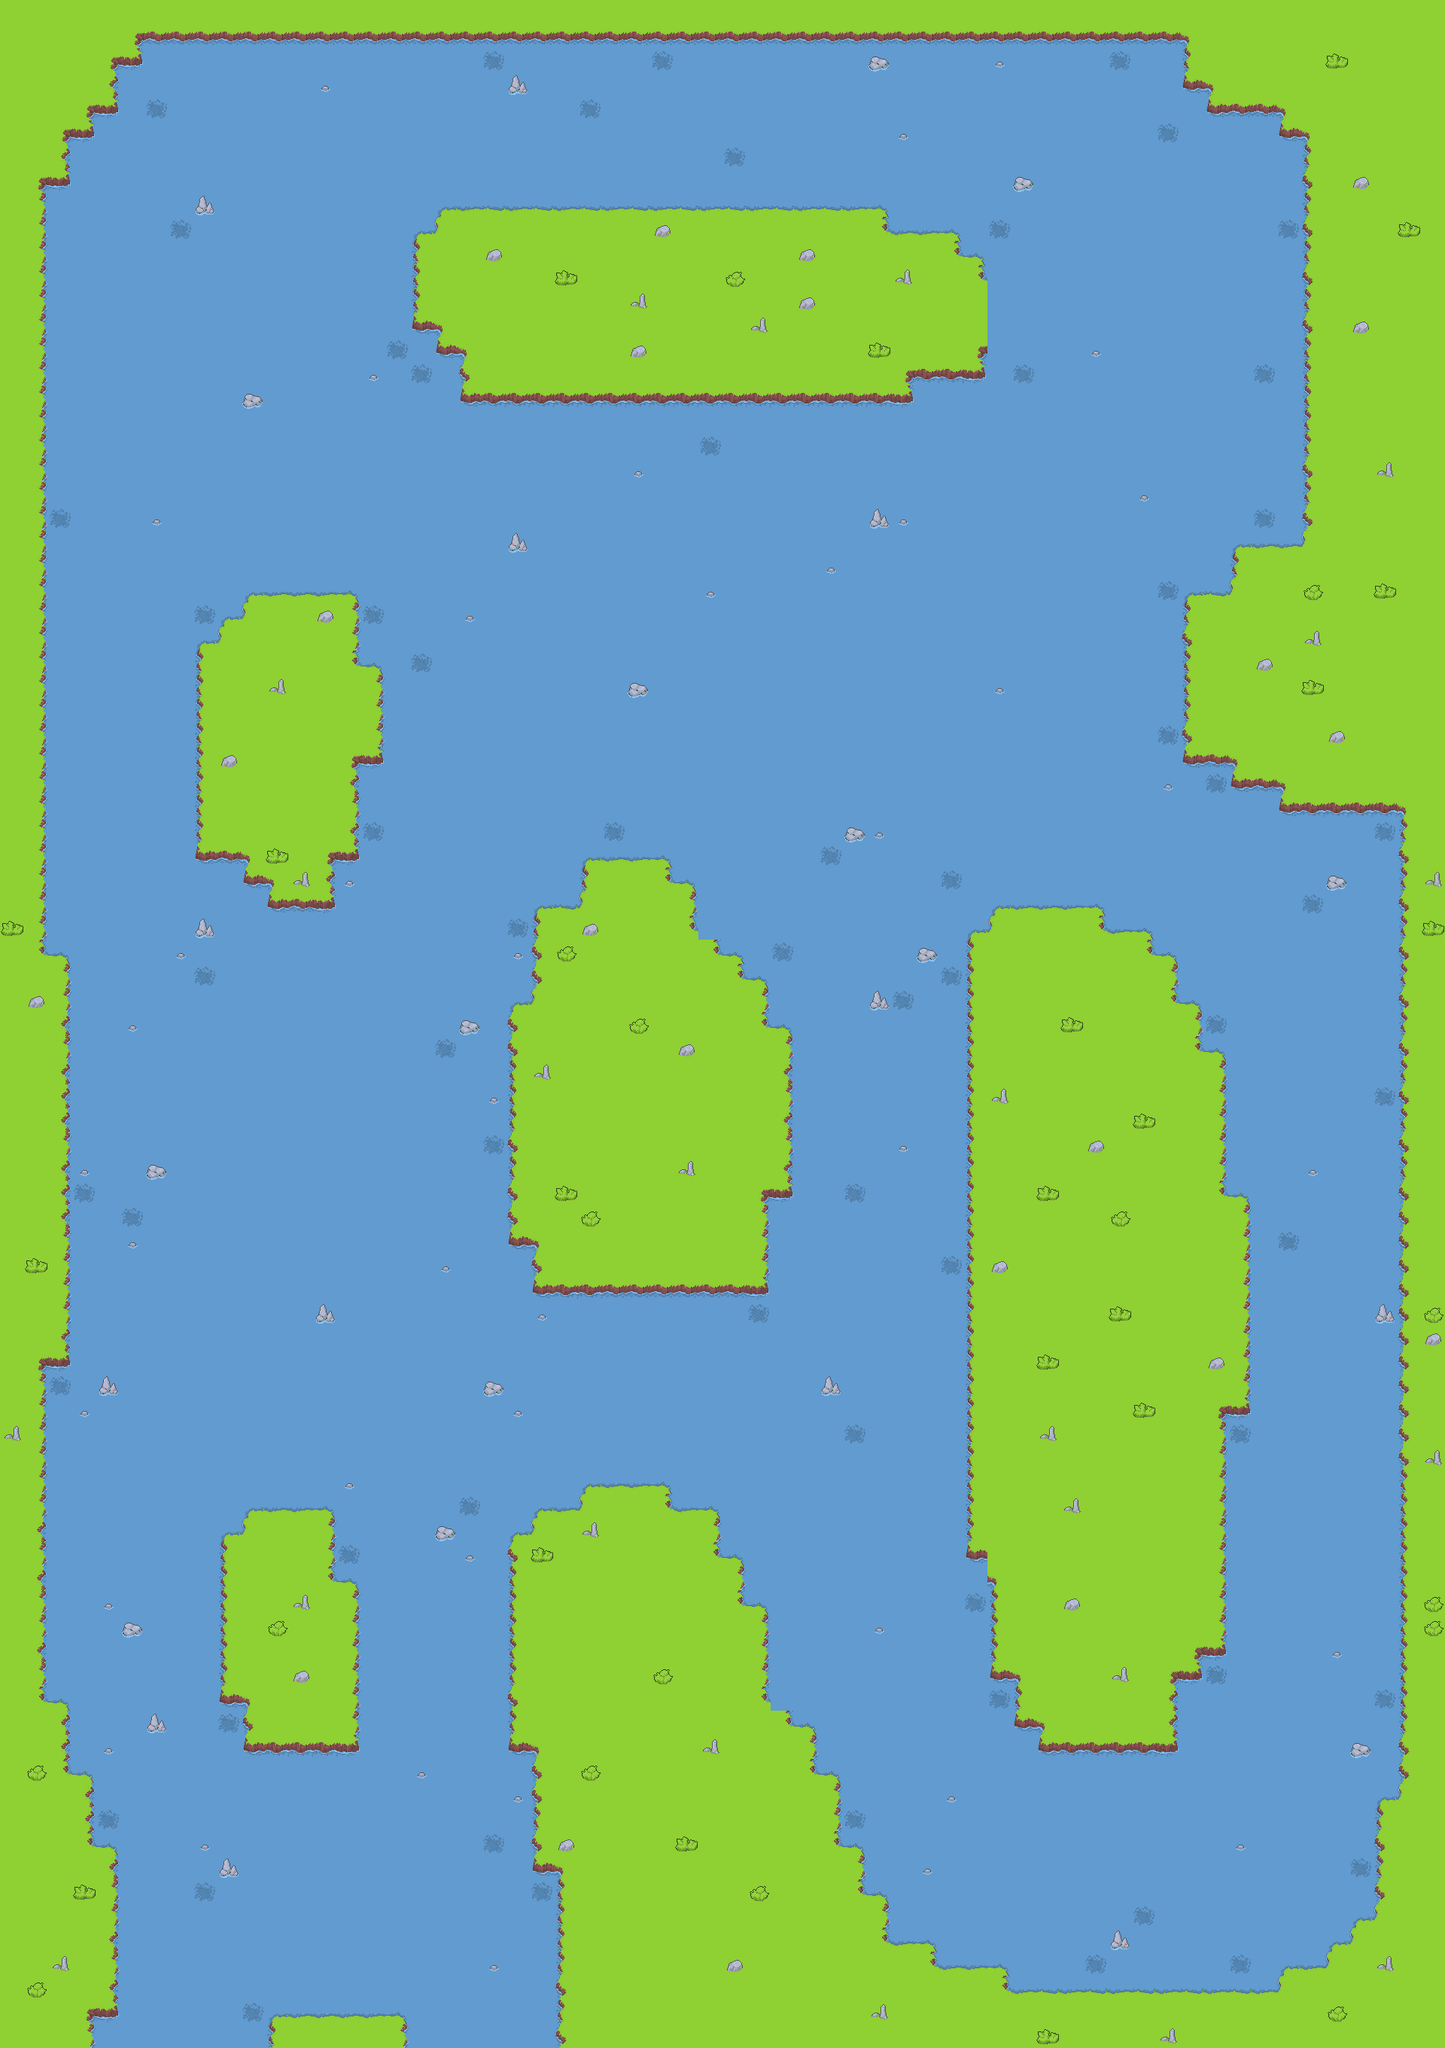

Rendered tile map (Tiled .tmx) drawn with the repository's tilesets; below, a short description and the map source with its tile grids summarised:
An orthogonal 60x85 tile map with 32x32 px tiles, 3 tile layers (Base Layer, Collision Layer, Decoration Layer) and 176 objects (37x river_grass1, 37x river_grass2, 28x green_fish, 20x red_fish, 13x right-down, ...).

<map version="1.10" tiledversion="1.12.1" orientation="orthogonal" renderorder="right-down" width="60" height="85" tilewidth="32" tileheight="32" infinite="0" nextlayerid="9" nextobjectid="222">
 <editorsettings>
  <export target="river_tilemap.json" format="json" />
 </editorsettings>
 <tileset firstgid="1" name="tileset" tilewidth="32" tileheight="32" tilecount="256" columns="16">
  <image source="riverTileset.png" trans="000000" width="512" height="512" />
  <tile id="0">
   <properties>
    <property name="collides" type="bool" value="true" />
   </properties>
   <objectgroup draworder="index" id="2">
    <object id="1" x="7" y="32">
     <polygon points="0,0 4,-8 10,-10 25,-10 25,0" />
    </object>
   </objectgroup>
  </tile>
  <tile id="1">
   <properties>
    <property name="collides" type="bool" value="true" />
   </properties>
   <objectgroup draworder="index" id="2">
    <object id="1" x="0" y="22" width="32" height="10" />
   </objectgroup>
  </tile>
  <tile id="2">
   <properties>
    <property name="collides" type="bool" value="true" />
   </properties>
   <objectgroup draworder="index" id="2">
    <object id="1" x="0" y="22" width="32" height="10" />
   </objectgroup>
  </tile>
  <tile id="3">
   <properties>
    <property name="collides" type="bool" value="true" />
   </properties>
   <objectgroup draworder="index" id="2">
    <object id="1" x="0" y="22">
     <polygon points="0,0 20,0 28,8 28,10 0,10" />
    </object>
   </objectgroup>
  </tile>
  <tile id="4">
   <properties>
    <property name="collides" type="bool" value="true" />
   </properties>
  </tile>
  <tile id="5">
   <properties>
    <property name="collides" type="bool" value="true" />
   </properties>
  </tile>
  <tile id="6">
   <properties>
    <property name="collides" type="bool" value="true" />
   </properties>
  </tile>
  <tile id="7">
   <properties>
    <property name="collides" type="bool" value="true" />
   </properties>
  </tile>
  <tile id="8">
   <properties>
    <property name="collides" type="bool" value="true" />
   </properties>
  </tile>
  <tile id="9">
   <properties>
    <property name="collides" type="bool" value="false" />
   </properties>
  </tile>
  <tile id="16">
   <properties>
    <property name="collides" type="bool" value="true" />
   </properties>
   <objectgroup draworder="index" id="2">
    <object id="3" x="7" y="32">
     <polygon points="0,0 2,-6 -1,-9 4,-21 0,-25 1,-32 25,-32 25,0" />
    </object>
   </objectgroup>
  </tile>
  <tile id="17">
   <properties>
    <property name="collides" type="bool" value="true" />
   </properties>
   <objectgroup draworder="index" id="2">
    <object id="1" x="32" y="22">
     <polygon points="0,0 -10,6 -9,10 -32,10 -32,-22 0,-22" />
    </object>
   </objectgroup>
  </tile>
  <tile id="18">
   <properties>
    <property name="collides" type="bool" value="true" />
   </properties>
   <objectgroup draworder="index" id="2">
    <object id="1" x="0" y="22">
     <polygon points="0,0 10,3 10,10 32,10 32,-22 0,-22" />
    </object>
   </objectgroup>
  </tile>
  <tile id="19">
   <properties>
    <property name="collides" type="bool" value="true" />
   </properties>
   <objectgroup draworder="index" id="2">
    <object id="1" x="28" y="0">
     <polygon points="0,0 0,6 -4,13 0,25 -3,32 -28,32 -28,0" />
    </object>
   </objectgroup>
  </tile>
  <tile id="20">
   <properties>
    <property name="collides" type="bool" value="true" />
   </properties>
  </tile>
  <tile id="21">
   <properties>
    <property name="collides" type="bool" value="true" />
   </properties>
  </tile>
  <tile id="22">
   <properties>
    <property name="collides" type="bool" value="true" />
   </properties>
  </tile>
  <tile id="23">
   <properties>
    <property name="collides" type="bool" value="true" />
   </properties>
  </tile>
  <tile id="24">
   <properties>
    <property name="collides" type="bool" value="true" />
   </properties>
  </tile>
  <tile id="25">
   <properties>
    <property name="collides" type="bool" value="false" />
   </properties>
  </tile>
  <tile id="32">
   <properties>
    <property name="collides" type="bool" value="true" />
   </properties>
   <objectgroup draworder="index" id="2">
    <object id="2" x="6" y="32">
     <polygon points="0,0 6,-7 -2,-15 1,-32 26,-32 26,0" />
    </object>
   </objectgroup>
  </tile>
  <tile id="33">
   <properties>
    <property name="collides" type="bool" value="true" />
   </properties>
   <objectgroup draworder="index" id="2">
    <object id="1" x="32" y="22">
     <polygon points="0,0 -6,0 -6,-22 -32,-22 -32,10 0,10" />
    </object>
   </objectgroup>
  </tile>
  <tile id="34">
   <properties>
    <property name="collides" type="bool" value="true" />
   </properties>
   <objectgroup draworder="index" id="2">
    <object id="1" x="5" y="0">
     <polygon points="0,0 -1,22 -5,22 -5,32 27,32 27,0" />
    </object>
   </objectgroup>
  </tile>
  <tile id="35">
   <properties>
    <property name="collides" type="bool" value="true" />
   </properties>
   <objectgroup draworder="index" id="2">
    <object id="1" x="24" y="0">
     <polygon points="0,0 4,11 -2,21 4,32 -24,32 -24,0" />
    </object>
   </objectgroup>
  </tile>
  <tile id="36">
   <properties>
    <property name="collides" type="bool" value="true" />
   </properties>
  </tile>
  <tile id="37">
   <properties>
    <property name="collides" type="bool" value="true" />
   </properties>
  </tile>
  <tile id="38">
   <properties>
    <property name="collides" type="bool" value="true" />
   </properties>
  </tile>
  <tile id="39">
   <properties>
    <property name="collides" type="bool" value="false" />
   </properties>
  </tile>
  <tile id="40">
   <properties>
    <property name="collides" type="bool" value="false" />
   </properties>
  </tile>
  <tile id="41">
   <properties>
    <property name="collides" type="bool" value="false" />
   </properties>
  </tile>
  <tile id="48">
   <properties>
    <property name="collides" type="bool" value="true" />
   </properties>
   <objectgroup draworder="index" id="2">
    <object id="1" x="6" y="0" width="26" height="22" />
   </objectgroup>
  </tile>
  <tile id="49">
   <properties>
    <property name="collides" type="bool" value="true" />
   </properties>
   <objectgroup draworder="index" id="2">
    <object id="1" x="0" y="0" width="33" height="22" />
   </objectgroup>
  </tile>
  <tile id="50">
   <properties>
    <property name="collides" type="bool" value="true" />
   </properties>
   <objectgroup draworder="index" id="2">
    <object id="1" x="0" y="0" width="33" height="22" />
   </objectgroup>
  </tile>
  <tile id="51">
   <properties>
    <property name="collides" type="bool" value="true" />
   </properties>
   <objectgroup draworder="index" id="2">
    <object id="1" x="0" y="0" width="27" height="22" />
   </objectgroup>
  </tile>
  <tile id="52">
   <properties>
    <property name="collides" type="bool" value="false" />
   </properties>
  </tile>
  <tile id="53">
   <properties>
    <property name="collides" type="bool" value="false" />
   </properties>
  </tile>
  <tile id="54">
   <properties>
    <property name="collides" type="bool" value="false" />
   </properties>
  </tile>
  <tile id="55">
   <properties>
    <property name="collides" type="bool" value="false" />
   </properties>
  </tile>
  <tile id="56">
   <properties>
    <property name="collides" type="bool" value="false" />
   </properties>
  </tile>
  <tile id="57">
   <properties>
    <property name="collides" type="bool" value="false" />
   </properties>
  </tile>
  <tile id="64">
   <properties>
    <property name="collides" type="bool" value="true" />
   </properties>
   <objectgroup draworder="index" id="2">
    <object id="1" x="3" y="26">
     <polygon points="0,0 3,3 10,3 21,1 26,-2 26,-6 17,-7 4,-7 0,-4" />
    </object>
   </objectgroup>
  </tile>
  <tile id="65">
   <properties>
    <property name="collides" type="bool" value="true" />
   </properties>
   <objectgroup draworder="index" id="2">
    <object id="2" x="4" y="24">
     <polygon points="0,0 2,4 23,4 25,1 23,-3 13,-6 4,-6" />
    </object>
   </objectgroup>
  </tile>
  <tile id="66">
   <properties>
    <property name="collides" type="bool" value="false" />
   </properties>
  </tile>
  <tile id="67">
   <properties>
    <property name="collides" type="bool" value="false" />
   </properties>
  </tile>
  <tile id="68">
   <properties>
    <property name="collides" type="bool" value="false" />
   </properties>
  </tile>
  <tile id="69">
   <properties>
    <property name="collides" type="bool" value="false" />
   </properties>
  </tile>
  <tile id="70">
   <properties>
    <property name="collides" type="bool" value="false" />
   </properties>
  </tile>
  <tile id="71">
   <properties>
    <property name="collides" type="bool" value="false" />
   </properties>
  </tile>
  <tile id="72">
   <properties>
    <property name="collides" type="bool" value="false" />
   </properties>
  </tile>
  <tile id="73">
   <properties>
    <property name="collides" type="bool" value="false" />
   </properties>
  </tile>
  <tile id="80">
   <properties>
    <property name="collides" type="bool" value="false" />
   </properties>
  </tile>
  <tile id="81">
   <properties>
    <property name="collides" type="bool" value="false" />
   </properties>
  </tile>
  <tile id="82">
   <properties>
    <property name="collides" type="bool" value="false" />
   </properties>
  </tile>
  <tile id="83">
   <properties>
    <property name="collides" type="bool" value="false" />
   </properties>
  </tile>
  <tile id="84">
   <properties>
    <property name="collides" type="bool" value="false" />
   </properties>
  </tile>
  <tile id="85">
   <properties>
    <property name="collides" type="bool" value="false" />
   </properties>
  </tile>
  <tile id="86">
   <properties>
    <property name="collides" type="bool" value="false" />
   </properties>
  </tile>
  <tile id="87">
   <properties>
    <property name="collides" type="bool" value="false" />
   </properties>
  </tile>
  <tile id="88">
   <properties>
    <property name="collides" type="bool" value="false" />
   </properties>
  </tile>
  <tile id="89">
   <properties>
    <property name="collides" type="bool" value="false" />
   </properties>
  </tile>
 </tileset>
 <layer id="1" name="Base Layer" width="60" height="85" locked="1">
  <data>[5100 cells, 4460 non-empty, 1 distinct tile ids]</data>
 </layer>
 <layer id="2" name="Collision Layer" width="60" height="85">
  <data>[5100 cells, 2040 non-empty, 19 distinct tile ids]</data>
 </layer>
 <layer id="3" name="Decoration Layer" width="60" height="85">
  <data>[5100 cells, 187 non-empty, 6 distinct tile ids]</data>
 </layer>
 <objectgroup id="7" name="River Grasses">
  <object id="96" name="river_grass1" gid="83" x="320" y="2686" width="32" height="32" />
  <object id="97" name="river_grass2" gid="84" x="255" y="2528" width="32" height="32" />
  <object id="98" name="river_grass2" gid="84" x="706" y="2528" width="32" height="32" />
  <object id="99" name="river_grass1" gid="83" x="639" y="2461" width="32" height="32" />
  <object id="100" name="river_grass1" gid="83" x="128" y="2429" width="32" height="32" />
  <object id="101" name="river_grass1" gid="83" x="289" y="2303" width="32" height="32" />
  <object id="105" name="river_grass2" gid="84" x="447" y="2080" width="32" height="32" />
  <object id="106" name="river_grass1" gid="83" x="607" y="2015" width="32" height="32" />
  <object id="107" name="river_grass1" gid="83" x="67" y="1854" width="32" height="32" />
  <object id="108" name="river_grass1" gid="83" x="160" y="1631" width="32" height="32" />
  <object id="109" name="river_grass2" gid="84" x="94" y="1600" width="32" height="32" />
  <object id="110" name="river_grass2" gid="84" x="255" y="1312" width="32" height="32" />
  <object id="111" name="river_grass2" gid="84" x="577" y="1408" width="32" height="32" />
  <object id="112" name="river_grass1" gid="83" x="637" y="1536" width="32" height="32" />
  <object id="113" name="river_grass1" gid="83" x="671" y="1248" width="32" height="32" />
  <object id="114" name="river_grass1" gid="83" x="483" y="1119" width="32" height="32" />
  <object id="115" name="river_grass2" gid="84" x="543" y="896" width="32" height="32" />
  <object id="116" name="river_grass2" gid="84" x="488" y="845" width="32" height="32" />
  <object id="117" name="river_grass1" gid="83" x="480" y="832" width="32" height="32" />
  <object id="118" name="river_grass1" gid="83" x="257" y="830" width="32" height="32" />
  <object id="119" name="river_grass1" gid="83" x="62" y="704" width="32" height="32" />
  <object id="120" name="river_grass2" gid="84" x="176" y="696" width="32" height="32" />
  <object id="122" name="river_grass2" gid="84" x="544" y="512" width="32" height="32" />
  <object id="123" name="river_grass2" gid="84" x="535" y="495" width="32" height="32" />
  <object id="124" name="river_grass1" gid="83" x="511" y="478" width="32" height="32" />
  <object id="125" name="river_grass1" gid="83" x="229" y="316" width="32" height="32" />
  <object id="126" name="river_grass2" gid="84" x="247" y="303" width="32" height="32" />
  <object id="127" name="river_grass2" gid="84" x="190" y="161" width="32" height="32" />
  <object id="128" name="river_grass2" gid="84" x="767" y="159" width="32" height="32" />
  <object id="129" name="river_grass1" gid="83" x="641" y="98" width="32" height="32" />
  <object id="130" name="river_grass1" gid="83" x="656" y="136" width="32" height="32" />
  <object id="131" name="river_grass2" gid="84" x="863" y="95" width="32" height="32" />
  <object id="132" name="river_grass2" gid="84" x="1467" y="102" width="32" height="32" />
  <object id="133" name="river_grass2" gid="84" x="1483" y="91" width="32" height="32" />
  <object id="134" name="river_grass1" gid="83" x="1537" y="192" width="32" height="32" />
  <object id="135" name="river_grass1" gid="83" x="1336" y="270" width="32" height="32" />
  <object id="136" name="river_grass1" gid="83" x="1304" y="321" width="32" height="32" />
  <object id="137" name="river_grass1" gid="83" x="1664" y="511" width="32" height="32" />
  <object id="138" name="river_grass2" gid="84" x="1680" y="496" width="32" height="32" />
  <object id="139" name="river_grass2" gid="84" x="1343" y="511" width="32" height="32" />
  <object id="140" name="river_grass2" gid="84" x="1666" y="705" width="32" height="32" />
  <object id="141" name="river_grass2" gid="84" x="1549" y="787" width="32" height="32" />
  <object id="142" name="river_grass1" gid="83" x="1168" y="1357" width="32" height="32" />
  <object id="143" name="river_grass2" gid="84" x="1184" y="1344" width="32" height="32" />
  <object id="144" name="river_grass2" gid="84" x="1247" y="1311" width="32" height="32" />
  <object id="145" name="river_grass2" gid="84" x="1023" y="1282" width="32" height="32" />
  <object id="146" name="river_grass1" gid="83" x="1089" y="1149" width="32" height="32" />
  <object id="147" name="river_grass1" gid="83" x="1123" y="1134" width="32" height="32" />
  <object id="148" name="river_grass2" gid="84" x="1249" y="1184" width="32" height="32" />
  <object id="149" name="river_grass2" gid="84" x="1602" y="1376" width="32" height="32" />
  <object id="150" name="river_grass2" gid="84" x="1748" y="1197" width="32" height="32" />
  <object id="151" name="river_grass2" gid="84" x="1732" y="1211" width="32" height="32" />
  <object id="152" name="river_grass1" gid="83" x="1823" y="1117" width="32" height="32" />
  <object id="153" name="river_grass1" gid="83" x="1825" y="1472" width="32" height="32" />
  <object id="154" name="river_grass1" gid="83" x="1633" y="1917" width="32" height="32" />
  <object id="155" name="river_grass1" gid="83" x="1602" y="2239" width="32" height="32" />
  <object id="156" name="river_grass2" gid="84" x="1702" y="1665" width="32" height="32" />
  <object id="157" name="river_grass2" gid="84" x="1822" y="1774" width="32" height="32" />
  <object id="158" name="river_grass2" gid="84" x="1821" y="2267" width="32" height="32" />
  <object id="159" name="river_grass2" gid="84" x="1631" y="2624" width="32" height="32" />
  <object id="160" name="river_grass1" gid="83" x="1790" y="2494" width="32" height="32" />
  <object id="161" name="river_grass1" gid="83" x="1442" y="2620" width="32" height="32" />
  <object id="162" name="river_grass1" gid="83" x="1650" y="2618" width="32" height="32" />
  <object id="163" name="river_grass1" gid="83" x="1316" y="2265" width="32" height="32" />
  <object id="164" name="river_grass1" gid="83" x="1117" y="2449" width="32" height="32" />
  <object id="165" name="river_grass2" gid="84" x="1142" y="2424" width="32" height="32" />
  <object id="166" name="river_grass2" gid="84" x="1202" y="2165" width="32" height="32" />
  <object id="167" name="river_grass2" gid="84" x="1279" y="2144" width="32" height="32" />
  <object id="168" name="river_grass2" gid="84" x="1081" y="1872" width="32" height="32" />
  <object id="169" name="river_grass2" gid="84" x="1118" y="1918" width="32" height="32" />
  <object id="170" name="river_grass1" gid="83" x="1247" y="1703" width="32" height="32" />
  <object id="171" name="river_grass1" gid="83" x="1116" y="1852" width="32" height="32" />
  <object id="172" name="river_grass1" gid="83" x="992" y="1760" width="32" height="32" />
  <object id="173" name="river_grass1" gid="83" x="1120" y="1597" width="32" height="32" />
 </objectgroup>
 <objectgroup id="8" name="Fishes">
  <object id="102" name="red_fish" gid="97" x="218" y="2606" width="32" height="32" />
  <object id="103" name="red_fish" gid="97" x="878" y="1952" width="32" height="32" />
  <object id="174" name="green_fish" gid="115" x="335" y="2423" width="32" height="32" />
  <object id="175" name="green_fish" gid="115" x="109" y="2174" width="32" height="32" />
  <object id="176" name="green_fish" gid="115" x="607" y="2121" width="32" height="32" />
  <object id="177" name="green_fish" gid="115" x="516" y="2540" width="32" height="32" />
  <object id="178" name="green_fish" gid="115" x="137" y="1711" width="32" height="32" />
  <object id="179" name="green_fish" gid="115" x="259" y="1882" width="32" height="32" />
  <object id="180" name="green_fish" gid="115" x="391" y="1569" width="32" height="32" />
  <object id="181" name="green_fish" gid="115" x="536" y="1677" width="32" height="32" />
  <object id="182" name="green_fish" gid="115" x="159" y="1382" width="32" height="32" />
  <object id="183" name="green_fish" gid="115" x="335" y="1347" width="32" height="32" />
  <object id="184" name="green_fish" gid="115" x="532" y="1444" width="32" height="32" />
  <object id="185" name="green_fish" gid="115" x="554" y="1133" width="32" height="32" />
  <object id="186" name="green_fish" gid="115" x="741" y="945" width="32" height="32" />
  <object id="187" name="green_fish" gid="115" x="914" y="635" width="32" height="32" />
  <object id="188" name="green_fish" gid="115" x="1181" y="825" width="32" height="32" />
  <object id="189" name="green_fish" gid="115" x="1021" y="789" width="32" height="32" />
  <object id="190" name="green_fish" gid="115" x="1031" y="970" width="32" height="32" />
  <object id="191" name="green_fish" gid="115" x="473" y="571" width="32" height="32" />
  <object id="192" name="green_fish" gid="115" x="260" y="424" width="32" height="32" />
  <object id="193" name="green_fish" gid="115" x="425" y="196" width="32" height="32" />
  </objectgroup>
 <objectgroup id="5" name="Currents">
  <!-- 35 objects omitted --></objectgroup>
 <objectgroup id="4" name="Spawns" locked="1">
  <!-- 1 objects omitted --></objectgroup>
 <objectgroup id="6" name="Whirlpools" />
</map>
<!-- 62 of 176 objects omitted -->
